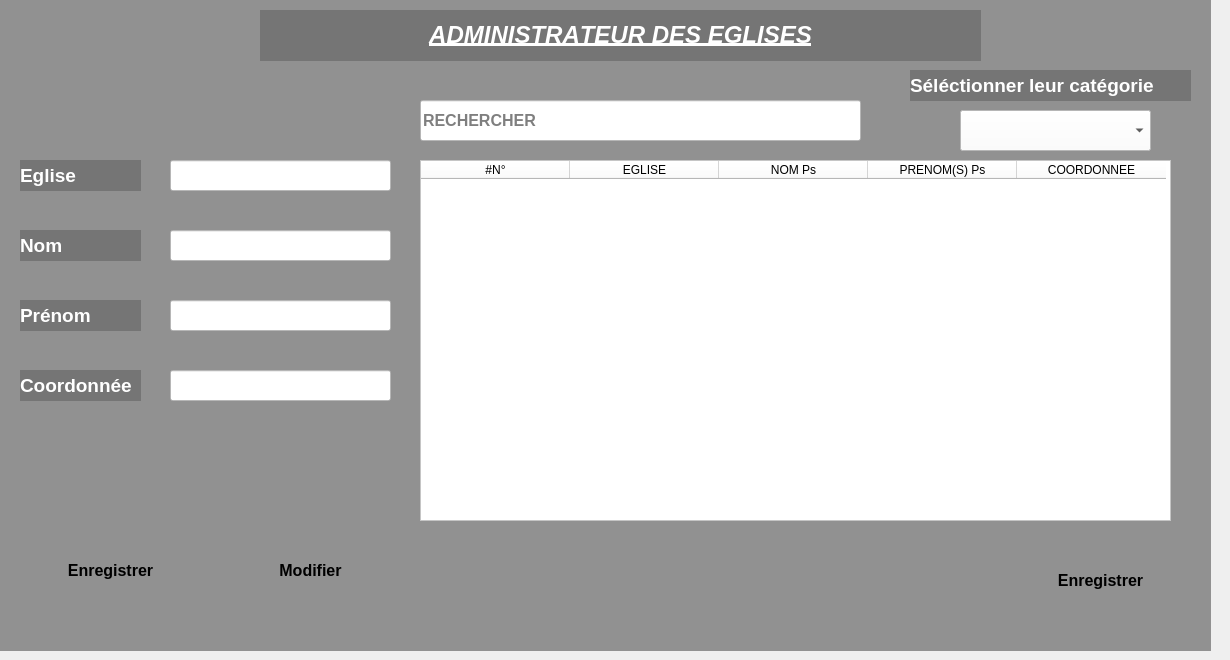
     <widget class="QWidget" name="tab_4">
      <attribute name="title">
       <string>ADMINISTRATEURS DES EGLISES</string>
      </attribute>
      <widget class="QLabel" name="label_11">
       <property name="geometry">
        <rect>
         <x>-10</x>
         <y>0</y>
         <width>1221</width>
         <height>651</height>
        </rect>
       </property>
       <property name="font">
        <font>
         <pointsize>8</pointsize>
        </font>
       </property>
       <property name="layoutDirection">
        <enum>Qt::LeftToRight</enum>
       </property>
       <property name="autoFillBackground">
        <bool>false</bool>
       </property>
       <property name="styleSheet">
        <string notr="true">background-color:rgba(0,0,0,100);</string>
       </property>
       <property name="text">
        <string/>
       </property>
       <property name="wordWrap">
        <bool>false</bool>
       </property>
      </widget>
      <widget class="QTableWidget" name="tableWidget_2">
       <property name="geometry">
        <rect>
         <x>420</x>
         <y>160</y>
         <width>751</width>
         <height>361</height>
        </rect>
       </property>
       <property name="styleSheet">
        <string notr="true">background-color:#ffffff;</string>
       </property>
       <property name="columnCount">
        <number>5</number>
       </property>
       <attribute name="horizontalHeaderMinimumSectionSize">
        <number>50</number>
       </attribute>
       <attribute name="horizontalHeaderDefaultSectionSize">
        <number>149</number>
       </attribute>
       <attribute name="verticalHeaderDefaultSectionSize">
        <number>31</number>
       </attribute>
       <column>
        <property name="text">
         <string>#N°</string>
        </property>
       </column>
       <column>
        <property name="text">
         <string>EGLISE</string>
        </property>
       </column>
       <column>
        <property name="text">
         <string>NOM Ps</string>
        </property>
       </column>
       <column>
        <property name="text">
         <string>PRENOM(S) Ps</string>
        </property>
       </column>
       <column>
        <property name="text">
         <string>COORDONNEE</string>
        </property>
       </column>
      </widget>
      <widget class="QLabel" name="label_21">
       <property name="geometry">
        <rect>
         <x>260</x>
         <y>10</y>
         <width>721</width>
         <height>51</height>
        </rect>
       </property>
       <property name="font">
        <font>
         <weight>75</weight>
         <bold>true</bold>
         <underline>true</underline>
         <strikeout>false</strikeout>
         <stylestrategy>PreferAntialias</stylestrategy>
         <kerning>false</kerning>
        </font>
       </property>
       <property name="styleSheet">
        <string notr="true">color:white;
background-color:rgba(0,0,0,50);
</string>
       </property>
       <property name="text">
        <string>&lt;html&gt;&lt;head/&gt;&lt;body&gt;&lt;p align=&quot;center&quot;&gt;&lt;span style=&quot; font-size:18pt; font-weight:600; font-style:italic;&quot;&gt;ADMINISTRATEUR DES EGLISES&lt;/span&gt;&lt;/p&gt;&lt;/body&gt;&lt;/html&gt;</string>
       </property>
      </widget>
      <widget class="QLineEdit" name="lineEdit_7">
       <property name="geometry">
        <rect>
         <x>170</x>
         <y>160</y>
         <width>221</width>
         <height>31</height>
        </rect>
       </property>
       <property name="styleSheet">
        <string notr="true">background-color:#ffffff;</string>
       </property>
      </widget>
      <widget class="QComboBox" name="comboBox">
       <property name="geometry">
        <rect>
         <x>960</x>
         <y>110</y>
         <width>191</width>
         <height>41</height>
        </rect>
       </property>
       <property name="styleSheet">
        <string notr="true">background-color:#ffffff;</string>
       </property>
      </widget>
      <widget class="QLabel" name="label_22">
       <property name="geometry">
        <rect>
         <x>910</x>
         <y>70</y>
         <width>281</width>
         <height>31</height>
        </rect>
       </property>
       <property name="font">
        <font>
         <pointsize>14</pointsize>
         <weight>75</weight>
         <bold>true</bold>
        </font>
       </property>
       <property name="styleSheet">
        <string notr="true">color:white;
background-color:rgba(0,0,0,50);</string>
       </property>
       <property name="text">
        <string>Séléctionner leur catégorie</string>
       </property>
      </widget>
      <widget class="QLineEdit" name="lineEdit_8">
       <property name="geometry">
        <rect>
         <x>170</x>
         <y>230</y>
         <width>221</width>
         <height>31</height>
        </rect>
       </property>
       <property name="styleSheet">
        <string notr="true">background-color:#ffffff;</string>
       </property>
      </widget>
      <widget class="QLineEdit" name="lineEdit_9">
       <property name="geometry">
        <rect>
         <x>170</x>
         <y>300</y>
         <width>221</width>
         <height>31</height>
        </rect>
       </property>
       <property name="styleSheet">
        <string notr="true">background-color:#ffffff;</string>
       </property>
      </widget>
      <widget class="QLineEdit" name="lineEdit_10">
       <property name="geometry">
        <rect>
         <x>170</x>
         <y>370</y>
         <width>221</width>
         <height>31</height>
        </rect>
       </property>
       <property name="styleSheet">
        <string notr="true">background-color:#ffffff;</string>
       </property>
      </widget>
      <widget class="QLabel" name="label_23">
       <property name="geometry">
        <rect>
         <x>20</x>
         <y>160</y>
         <width>121</width>
         <height>31</height>
        </rect>
       </property>
       <property name="font">
        <font>
         <pointsize>14</pointsize>
         <weight>75</weight>
         <bold>true</bold>
        </font>
       </property>
       <property name="styleSheet">
        <string notr="true">color:white;
background-color:rgba(0,0,0,50);</string>
       </property>
       <property name="text">
        <string>Eglise</string>
       </property>
      </widget>
      <widget class="QLabel" name="label_24">
       <property name="geometry">
        <rect>
         <x>20</x>
         <y>230</y>
         <width>121</width>
         <height>31</height>
        </rect>
       </property>
       <property name="font">
        <font>
         <pointsize>14</pointsize>
         <weight>75</weight>
         <bold>true</bold>
        </font>
       </property>
       <property name="styleSheet">
        <string notr="true">color:white;
background-color:rgba(0,0,0,50);</string>
       </property>
       <property name="text">
        <string>Nom</string>
       </property>
      </widget>
      <widget class="QLabel" name="label_25">
       <property name="geometry">
        <rect>
         <x>20</x>
         <y>300</y>
         <width>121</width>
         <height>31</height>
        </rect>
       </property>
       <property name="font">
        <font>
         <pointsize>14</pointsize>
         <weight>75</weight>
         <bold>true</bold>
        </font>
       </property>
       <property name="styleSheet">
        <string notr="true">color:white;
background-color:rgba(0,0,0,50);</string>
       </property>
       <property name="text">
        <string>Prénom</string>
       </property>
      </widget>
      <widget class="QLabel" name="label_26">
       <property name="geometry">
        <rect>
         <x>20</x>
         <y>370</y>
         <width>121</width>
         <height>31</height>
        </rect>
       </property>
       <property name="font">
        <font>
         <pointsize>14</pointsize>
         <weight>75</weight>
         <bold>true</bold>
        </font>
       </property>
       <property name="styleSheet">
        <string notr="true">color:white;
background-color:rgba(0,0,0,50);</string>
       </property>
       <property name="text">
        <string>Coordonnée</string>
       </property>
      </widget>
      <widget class="QLineEdit" name="lineEdit_11">
       <property name="geometry">
        <rect>
         <x>420</x>
         <y>100</y>
         <width>441</width>
         <height>41</height>
        </rect>
       </property>
       <property name="font">
        <font>
         <pointsize>12</pointsize>
         <weight>75</weight>
         <bold>true</bold>
        </font>
       </property>
       <property name="styleSheet">
        <string notr="true">background-color:#ffffff;</string>
       </property>
       <property name="placeholderText">
        <string>RECHERCHER</string>
       </property>
      </widget>
      <widget class="QPushButton" name="pushButton_4">
       <property name="geometry">
        <rect>
         <x>40</x>
         <y>550</y>
         <width>141</width>
         <height>41</height>
        </rect>
       </property>
       <property name="font">
        <font>
         <pointsize>12</pointsize>
         <weight>75</weight>
         <bold>true</bold>
        </font>
       </property>
       <property name="styleSheet">
        <string notr="true">QPushButton#pushButton_4 {
    background: qlineargradient(x1: 0, y1: 0, x2: 0, y2: 1,
        stop: 0 #55AAFF,
        stop: 1 #FFFFFF);
    border: none;
    border-radius: 20px;
    colo r: white;
}

QPushButton#pushButton_4:hover {
    background: qlineargradient(x1: 0, y1: 0, x2: 0, y2: 1,
        stop: 0 #55AAFF, /* Bleu clair pour le hover */
        stop: 1 #0077CC); /* Bleu un peu plus foncé pour le hover */
    color: black;
}

QPushButton#pushButton_4:pressed {
    background: qlineargradient(x1: 0, y1: 0, x2: 0, y2: 1,
        stop: 0 #3399FF, /* Bleu clair pour le pressed */
        stop: 1 #0033AA); /* Bleu un peu plus foncé pour le pressed */
    color: green;
}
</string>
       </property>
       <property name="text">
        <string>Enregistrer</string>
       </property>
      </widget>
      <widget class="QPushButton" name="pushButton_5">
       <property name="geometry">
        <rect>
         <x>240</x>
         <y>550</y>
         <width>141</width>
         <height>41</height>
        </rect>
       </property>
       <property name="font">
        <font>
         <pointsize>12</pointsize>
         <weight>75</weight>
         <bold>true</bold>
        </font>
       </property>
       <property name="styleSheet">
        <string notr="true">QPushButton#pushButton_5{
    background: qlineargradient(x1: 0, y1: 0, x2: 0, y2: 1,
        stop: 0 #55AAFF,
        stop: 1 #FFFFFF);
    border: none;
    border-radius: 20px;
    colo r: white;
}

QPushButton#pushButton_5:hover {
    background: qlineargradient(x1: 0, y1: 0, x2: 0, y2: 1,
        stop: 0 #55AAFF, /* Bleu clair pour le hover */
        stop: 1 #0077CC); /* Bleu un peu plus foncé pour le hover */
    color: black;
}

QPushButton#pushButton_5:pressed {
    background: qlineargradient(x1: 0, y1: 0, x2: 0, y2: 1,
        stop: 0 #3399FF, /* Bleu clair pour le pressed */
        stop: 1 #0033AA); /* Bleu un peu plus foncé pour le pressed */
    color: green;
}
</string>
       </property>
       <property name="text">
        <string>Modifier</string>
       </property>
      </widget>
      <widget class="QPushButton" name="pushButton_6">
       <property name="geometry">
        <rect>
         <x>1030</x>
         <y>560</y>
         <width>141</width>
         <height>41</height>
        </rect>
       </property>
       <property name="font">
        <font>
         <pointsize>12</pointsize>
         <weight>75</weight>
         <bold>true</bold>
        </font>
       </property>
       <property name="styleSheet">
        <string notr="true">QPushButton#pushButton_6{
    background: qlineargradient(x1: 0, y1: 0, x2: 0, y2: 1,
        stop: 0 #55AAFF,
        stop: 1 #FFFFFF);
    border: none;
    border-radius: 20px;
    colo r: white;
}

QPushButton#pushButton_6:hover {
    background: qlineargradient(x1: 0, y1: 0, x2: 0, y2: 1,
        stop: 0 #55AAFF, /* Bleu clair pour le hover */
        stop: 1 #0077CC); /* Bleu un peu plus foncé pour le hover */
    color: black;
}

QPushButton#pushButton_6:pressed {
    background: qlineargradient(x1: 0, y1: 0, x2: 0, y2: 1,
        stop: 0 #3399FF, /* Bleu clair pour le pressed */
        stop: 1 #0033AA); /* Bleu un peu plus foncé pour le pressed */
    color: green;
}
</string>
       </property>
       <property name="text">
        <string>Enregistrer</string>
       </property>
      </widget>
     </widget>
